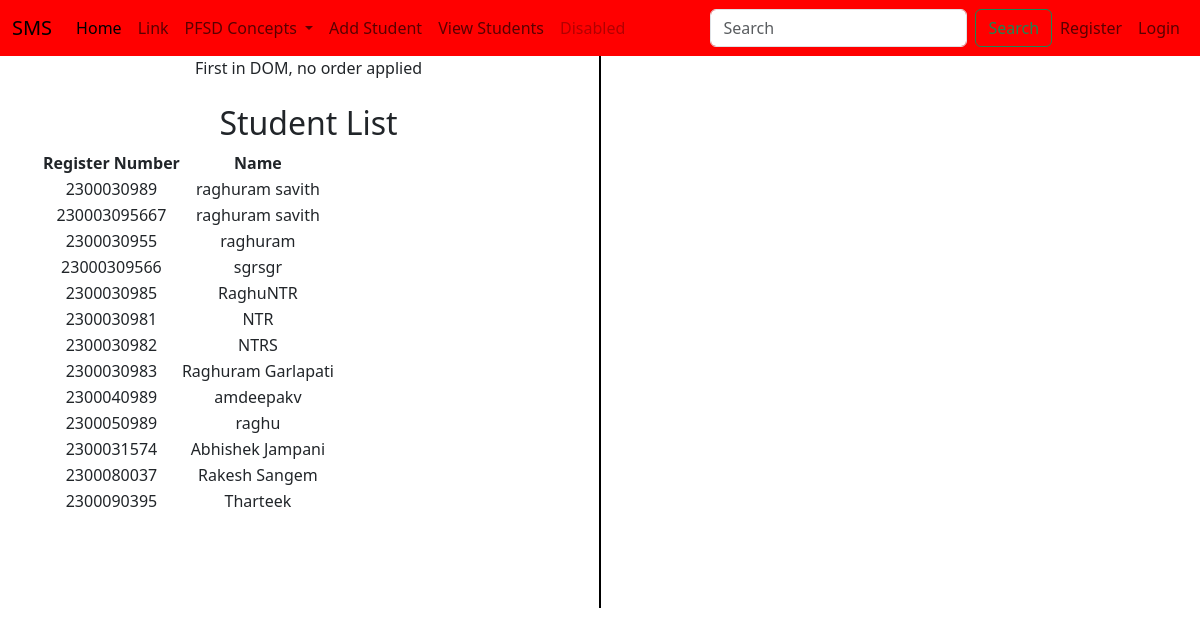
The page /student_list/ on the database its author committed.
### adminapp/models.py (models this page shows, shortened)
class StudentList(models.Model):
    Register_Number = models.CharField(max_length=20, unique=True)
    Name = models.CharField(max_length=100)
    user=models.OneToOneField(User, on_delete=models.CASCADE,null=True)

### adminapp/views.py (the view)
# urls.py: path('student_list/', views.student_list, name='student_list'),
def student_list(request):
    students=StudentList.objects.all()
    return render(request, 'adminapp/student_list.html', {'students': students})

### templates/adminapp/student_list.html (shortened to what this page needs)
{% extends 'Navbar/ProjectNavbar.html' %}
{% load static %}
{% block body %}
<div class="container text-center">
  <div class="row">
    <div class="col">
      First in DOM, no order applied
        <br><br>
            <h2>Student List</h2>
<table>
    <tr>
        <th>Register Number</th>
        <th>Name</th>
    </tr>
    {% for student in students %}
    <tr>
        <td>{{ student.Register_Number }}</td>
        <td>{{ student.Name }}</td>
    </tr>
    {% endfor %}
</table>
    </div>
      <br><br><br><br><br><br><br><br><br><br><br><br><br><br><br><br>
      <br><br><br><br><br><br><br>
       <div class="col-auto d-flex align-items-center">
      <div style="border-left: 2px solid black; height: 100%;"></div>
    </div>
    <div class="col">
        <br><br>
    </div>
  </div>
</div>
{% endblock %}

### templates/Navbar/ProjectNavbar.html (shortened to what this page needs)
<!DOCTYPE html>
<html lang="en">
<head>
    <link href="https://cdn.jsdelivr.net/npm/bootstrap@5.3.3/dist/css/bootstrap.min.css" rel="stylesheet">
</head>
<body>
<nav class="navbar navbar-expand-lg" style="background-color: red;">
  <div class="container-fluid">
    <a class="navbar-brand" href="{% url 'projecthomepage' %}">SMS</a>
    <div class="collapse navbar-collapse" id="navbarSupportedContent">
      <ul class="navbar-nav me-auto mb-2 mb-lg-0">
        <li class="nav-item">
          <a class="nav-link active" aria-current="page" href="#">Home</a>
        </li>
        <li class="nav-item">
          <a class="nav-link" href="#">Link</a>
        </li>
        <li class="nav-item dropdown">
          <a class="nav-link dropdown-toggle" href="#" role="button" data-bs-toggle="dropdown" aria-expanded="false">
            PFSD Concepts
          </a>
        </li>
          <li class="nav-item">
          <a class="nav-link" href="{% url 'add_student' %}">Add Student</a>
        </li>
        <li class="nav-item">
          <a class="nav-link" href="{% url 'student_list' %}">View Students</a>
        </li>
        <li class="nav-item">
          <a class="nav-link disabled" aria-disabled="true">Disabled</a>
        </li>
      </ul>
      <form class="d-flex" role="search">
        <input class="form-control me-2" type="search" placeholder="Search" aria-label="Search">
        <button class="btn btn-outline-success" type="submit">Search</button>
      </form>
    </div>
    <ul class="navbar-nav ms-auto">
<li>
        {% if user.is_authenticated %}
        <li class="nav-item">
        <span class="nav-link">Welcome, {{ user.username }}</span>
    </li>
          <li class="nav-item">
          <a class="nav-link" href="{% url 'logout' %}">Logout</a>
          </li>
        {% else %}
                <li class="nav-item">
          <a class="nav-link" href="{% url 'UserRegisterLogic' %}">Register</a>
        </li>
          <li class="nav-item">
          <a class="nav-link" href="{% url 'loginpagecall' %}">Login</a>
        </li>
        {% endif %}
 </li>
      </ul>
  </div>
</nav>
{% block body %}
{% endblock %}
</body>
</html>

### rows shown on the page
StudentList: Register_Number "2300030989", Name "raghuram savith"
StudentList: Register_Number "230003095667", Name "raghuram savith"
StudentList: Register_Number "2300030955", Name "raghuram"
StudentList: Register_Number "23000309566", Name "sgrsgr"
StudentList: Register_Number "2300030985", Name "RaghuNTR"
StudentList: Register_Number "2300030981", Name "NTR"
StudentList: Register_Number "2300030982", Name "NTRS"
StudentList: Register_Number "2300030983", Name "Raghuram Garlapati"
StudentList: Register_Number "2300040989", Name "amdeepakv"
StudentList: Register_Number "2300050989", Name "raghu"
StudentList: Register_Number "2300031574", Name "Abhishek Jampani"
StudentList: Register_Number "2300080037", Name "Rakesh Sangem"
StudentList: Register_Number "2300090395", Name "Tharteek"
